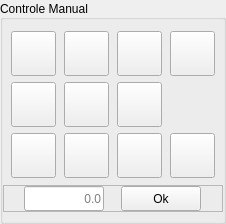
                  <widget class="QGroupBox" name="groupControlManual">
                   <property name="sizePolicy">
                    <sizepolicy hsizetype="Preferred" vsizetype="Preferred">
                     <horstretch>0</horstretch>
                     <verstretch>0</verstretch>
                    </sizepolicy>
                   </property>
                   <property name="minimumSize">
                    <size>
                     <width>0</width>
                     <height>0</height>
                    </size>
                   </property>
                   <property name="maximumSize">
                    <size>
                     <width>16777215</width>
                     <height>16777215</height>
                    </size>
                   </property>
                   <property name="title">
                    <string>Controle Manual</string>
                   </property>
                   <property name="alignment">
                    <set>Qt::AlignLeading|Qt::AlignLeft|Qt::AlignVCenter</set>
                   </property>
                   <property name="flat">
                    <bool>false</bool>
                   </property>
                   <property name="checkable">
                    <bool>false</bool>
                   </property>
                   <layout class="QVBoxLayout" name="verticalLayout_14">
                    <property name="spacing">
                     <number>0</number>
                    </property>
                    <property name="leftMargin">
                     <number>0</number>
                    </property>
                    <property name="topMargin">
                     <number>5</number>
                    </property>
                    <property name="rightMargin">
                     <number>0</number>
                    </property>
                    <property name="bottomMargin">
                     <number>9</number>
                    </property>
                    <item>
                     <widget class="QFrame" name="frameButtonsManual">
                      <property name="minimumSize">
                       <size>
                        <width>220</width>
                        <height>160</height>
                       </size>
                      </property>
                      <property name="maximumSize">
                       <size>
                        <width>160</width>
                        <height>160</height>
                       </size>
                      </property>
                      <property name="styleSheet">
                       <string notr="true"/>
                      </property>
                      <property name="frameShape">
                       <enum>QFrame::NoFrame</enum>
                      </property>
                      <property name="frameShadow">
                       <enum>QFrame::Plain</enum>
                      </property>
                      <layout class="QGridLayout" name="gridLayout">
                       <property name="leftMargin">
                        <number>0</number>
                       </property>
                       <property name="topMargin">
                        <number>0</number>
                       </property>
                       <property name="rightMargin">
                        <number>0</number>
                       </property>
                       <property name="bottomMargin">
                        <number>0</number>
                       </property>
                       <property name="spacing">
                        <number>0</number>
                       </property>
                       <item row="2" column="4">
                        <widget class="QPushButton" name="buttonDownZManual">
                         <property name="minimumSize">
                          <size>
                           <width>45</width>
                           <height>45</height>
                          </size>
                         </property>
                         <property name="maximumSize">
                          <size>
                           <width>45</width>
                           <height>45</height>
                          </size>
                         </property>
                         <property name="text">
                          <string/>
                         </property>
                         <property name="icon">
                          <iconset resource="rsc.qrc">
                           <normaloff>:/imagens/icons/arrow-down-2.png</normaloff>
                           <normalon>:/imagens/icons/arrow-down-2-selected.png</normalon>:/imagens/icons/arrow-down-2.png</iconset>
                         </property>
                         <property name="iconSize">
                          <size>
                           <width>45</width>
                           <height>45</height>
                          </size>
                         </property>
                         <property name="checkable">
                          <bool>false</bool>
                         </property>
                         <property name="autoRepeat">
                          <bool>false</bool>
                         </property>
                         <property name="autoRepeatInterval">
                          <number>500</number>
                         </property>
                        </widget>
                       </item>
                       <item row="0" column="1">
                        <widget class="QPushButton" name="buttonUpLeftManual">
                         <property name="minimumSize">
                          <size>
                           <width>45</width>
                           <height>45</height>
                          </size>
                         </property>
                         <property name="maximumSize">
                          <size>
                           <width>45</width>
                           <height>45</height>
                          </size>
                         </property>
                         <property name="text">
                          <string/>
                         </property>
                         <property name="icon">
                          <iconset resource="rsc.qrc">
                           <normaloff>:/imagens/icons/arrow-up-left.png</normaloff>
                           <normalon>:/imagens/icons/arrow-up-left-selected.png</normalon>:/imagens/icons/arrow-up-left.png</iconset>
                         </property>
                         <property name="iconSize">
                          <size>
                           <width>45</width>
                           <height>45</height>
                          </size>
                         </property>
                         <property name="checkable">
                          <bool>false</bool>
                         </property>
                        </widget>
                       </item>
                       <item row="0" column="2">
                        <widget class="QPushButton" name="buttonUpManual">
                         <property name="minimumSize">
                          <size>
                           <width>45</width>
                           <height>45</height>
                          </size>
                         </property>
                         <property name="maximumSize">
                          <size>
                           <width>45</width>
                           <height>45</height>
                          </size>
                         </property>
                         <property name="text">
                          <string/>
                         </property>
                         <property name="icon">
                          <iconset resource="rsc.qrc">
                           <normaloff>:/imagens/icons/arrow-up.png</normaloff>
                           <normalon>:/imagens/icons/arrow-up-selected.png</normalon>:/imagens/icons/arrow-up.png</iconset>
                         </property>
                         <property name="iconSize">
                          <size>
                           <width>45</width>
                           <height>45</height>
                          </size>
                         </property>
                         <property name="checkable">
                          <bool>false</bool>
                         </property>
                        </widget>
                       </item>
                       <item row="1" column="2">
                        <widget class="QPushButton" name="buttonPickUpAndDrop">
                         <property name="minimumSize">
                          <size>
                           <width>45</width>
                           <height>45</height>
                          </size>
                         </property>
                         <property name="maximumSize">
                          <size>
                           <width>45</width>
                           <height>45</height>
                          </size>
                         </property>
                         <property name="text">
                          <string/>
                         </property>
                         <property name="icon">
                          <iconset resource="rsc.qrc">
                           <normaloff>:/imagens/icons/hand.png</normaloff>
                           <normalon>:/imagens/icons/hand_selected.png</normalon>:/imagens/icons/hand.png</iconset>
                         </property>
                         <property name="iconSize">
                          <size>
                           <width>45</width>
                           <height>45</height>
                          </size>
                         </property>
                         <property name="checkable">
                          <bool>true</bool>
                         </property>
                        </widget>
                       </item>
                       <item row="1" column="3">
                        <widget class="QPushButton" name="buttonRightManual">
                         <property name="minimumSize">
                          <size>
                           <width>45</width>
                           <height>45</height>
                          </size>
                         </property>
                         <property name="maximumSize">
                          <size>
                           <width>45</width>
                           <height>45</height>
                          </size>
                         </property>
                         <property name="text">
                          <string/>
                         </property>
                         <property name="icon">
                          <iconset resource="rsc.qrc">
                           <normaloff>:/imagens/icons/arrow-right.png</normaloff>
                           <normalon>:/imagens/icons/arrow-right-selected.png</normalon>:/imagens/icons/arrow-right.png</iconset>
                         </property>
                         <property name="iconSize">
                          <size>
                           <width>45</width>
                           <height>45</height>
                          </size>
                         </property>
                         <property name="checkable">
                          <bool>false</bool>
                         </property>
                        </widget>
                       </item>
                       <item row="2" column="1">
                        <widget class="QPushButton" name="buttonDownLeftManual">
                         <property name="minimumSize">
                          <size>
                           <width>45</width>
                           <height>45</height>
                          </size>
                         </property>
                         <property name="maximumSize">
                          <size>
                           <width>45</width>
                           <height>45</height>
                          </size>
                         </property>
                         <property name="text">
                          <string/>
                         </property>
                         <property name="icon">
                          <iconset resource="rsc.qrc">
                           <normaloff>:/imagens/icons/arrow-down-left.png</normaloff>
                           <normalon>:/imagens/icons/arrow-down-left-selected.png</normalon>:/imagens/icons/arrow-down-left.png</iconset>
                         </property>
                         <property name="iconSize">
                          <size>
                           <width>45</width>
                           <height>45</height>
                          </size>
                         </property>
                         <property name="checkable">
                          <bool>false</bool>
                         </property>
                        </widget>
                       </item>
                       <item row="2" column="2">
                        <widget class="QPushButton" name="buttonDownManual">
                         <property name="minimumSize">
                          <size>
                           <width>45</width>
                           <height>45</height>
                          </size>
                         </property>
                         <property name="maximumSize">
                          <size>
                           <width>45</width>
                           <height>45</height>
                          </size>
                         </property>
                         <property name="text">
                          <string/>
                         </property>
                         <property name="icon">
                          <iconset resource="rsc.qrc">
                           <normaloff>:/imagens/icons/arrow-down.png</normaloff>
                           <normalon>:/imagens/icons/arrow-down-selected.png</normalon>:/imagens/icons/arrow-down.png</iconset>
                         </property>
                         <property name="iconSize">
                          <size>
                           <width>45</width>
                           <height>45</height>
                          </size>
                         </property>
                         <property name="checkable">
                          <bool>false</bool>
                         </property>
                        </widget>
                       </item>
                       <item row="2" column="3">
                        <widget class="QPushButton" name="buttonDownRightManual">
                         <property name="minimumSize">
                          <size>
                           <width>45</width>
                           <height>45</height>
                          </size>
                         </property>
                         <property name="maximumSize">
                          <size>
                           <width>45</width>
                           <height>45</height>
                          </size>
                         </property>
                         <property name="text">
                          <string/>
                         </property>
                         <property name="icon">
                          <iconset resource="rsc.qrc">
                           <normaloff>:/imagens/icons/arrow-down-right.png</normaloff>
                           <normalon>:/imagens/icons/arrow-down-right-selected.png</normalon>:/imagens/icons/arrow-down-right.png</iconset>
                         </property>
                         <property name="iconSize">
                          <size>
                           <width>45</width>
                           <height>45</height>
                          </size>
                         </property>
                         <property name="checkable">
                          <bool>false</bool>
                         </property>
                         <property name="autoRepeat">
                          <bool>false</bool>
                         </property>
                         <property name="autoRepeatInterval">
                          <number>500</number>
                         </property>
                        </widget>
                       </item>
                       <item row="0" column="3">
                        <widget class="QPushButton" name="buttonUpRightManual">
                         <property name="minimumSize">
                          <size>
                           <width>45</width>
                           <height>45</height>
                          </size>
                         </property>
                         <property name="maximumSize">
                          <size>
                           <width>45</width>
                           <height>45</height>
                          </size>
                         </property>
                         <property name="text">
                          <string/>
                         </property>
                         <property name="icon">
                          <iconset resource="rsc.qrc">
                           <normaloff>:/imagens/icons/arrow-up-right.png</normaloff>
                           <normalon>:/imagens/icons/arrow-up-right-selected.png</normalon>:/imagens/icons/arrow-up-right.png</iconset>
                         </property>
                         <property name="iconSize">
                          <size>
                           <width>45</width>
                           <height>45</height>
                          </size>
                         </property>
                         <property name="checkable">
                          <bool>false</bool>
                         </property>
                        </widget>
                       </item>
                       <item row="1" column="1">
                        <widget class="QPushButton" name="buttonLeftManual">
                         <property name="minimumSize">
                          <size>
                           <width>45</width>
                           <height>45</height>
                          </size>
                         </property>
                         <property name="maximumSize">
                          <size>
                           <width>45</width>
                           <height>45</height>
                          </size>
                         </property>
                         <property name="text">
                          <string/>
                         </property>
                         <property name="icon">
                          <iconset resource="rsc.qrc">
                           <normaloff>:/imagens/icons/arrow-left.png</normaloff>
                           <normalon>:/imagens/icons/arrow-left-selected.png</normalon>:/imagens/icons/arrow-left.png</iconset>
                         </property>
                         <property name="iconSize">
                          <size>
                           <width>45</width>
                           <height>45</height>
                          </size>
                         </property>
                         <property name="checkable">
                          <bool>false</bool>
                         </property>
                        </widget>
                       </item>
                       <item row="0" column="4">
                        <widget class="QPushButton" name="buttonUpZManual">
                         <property name="minimumSize">
                          <size>
                           <width>45</width>
                           <height>45</height>
                          </size>
                         </property>
                         <property name="maximumSize">
                          <size>
                           <width>45</width>
                           <height>45</height>
                          </size>
                         </property>
                         <property name="text">
                          <string/>
                         </property>
                         <property name="icon">
                          <iconset resource="rsc.qrc">
                           <normaloff>:/imagens/icons/arrow-up-2.png</normaloff>
                           <normalon>:/imagens/icons/arrow-up-2-selected.png</normalon>:/imagens/icons/arrow-up-2.png</iconset>
                         </property>
                         <property name="iconSize">
                          <size>
                           <width>45</width>
                           <height>45</height>
                          </size>
                         </property>
                         <property name="checkable">
                          <bool>false</bool>
                         </property>
                        </widget>
                       </item>
                      </layout>
                     </widget>
                    </item>
                    <item>
                     <widget class="QFrame" name="frame_3">
                      <property name="maximumSize">
                       <size>
                        <width>16777215</width>
                        <height>30</height>
                       </size>
                      </property>
                      <property name="frameShape">
                       <enum>QFrame::StyledPanel</enum>
                      </property>
                      <property name="frameShadow">
                       <enum>QFrame::Raised</enum>
                      </property>
                      <layout class="QHBoxLayout" name="horizontalLayout_4">
                       <property name="topMargin">
                        <number>0</number>
                       </property>
                       <property name="bottomMargin">
                        <number>0</number>
                       </property>
                       <item>
                        <widget class="QLineEdit" name="lineEditManualDistance">
                         <property name="minimumSize">
                          <size>
                           <width>80</width>
                           <height>25</height>
                          </size>
                         </property>
                         <property name="maximumSize">
                          <size>
                           <width>80</width>
                           <height>25</height>
                          </size>
                         </property>
                         <property name="text">
                          <string/>
                         </property>
                         <property name="alignment">
                          <set>Qt::AlignRight|Qt::AlignTrailing|Qt::AlignVCenter</set>
                         </property>
                         <property name="placeholderText">
                          <string>0.0</string>
                         </property>
                        </widget>
                       </item>
                       <item>
                        <widget class="QPushButton" name="buttonConfirmManualDistance">
                         <property name="maximumSize">
                          <size>
                           <width>80</width>
                           <height>25</height>
                          </size>
                         </property>
                         <property name="text">
                          <string>Ok</string>
                         </property>
                        </widget>
                       </item>
                      </layout>
                     </widget>
                    </item>
                   </layout>
                  </widget>
